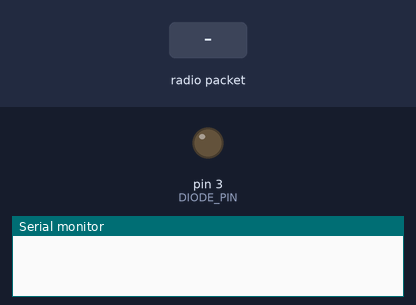
This sketch was run on a simulated Arduino Uno, built with avr-gcc and run on an emulated ATmega328P. On the bench: output pins drawn as LEDs (lit = HIGH), the last lines printed to the serial monitor. Inputs (shaded band) come from the test bench. No radio packets arrive unless stated.

Above: at 5.8 s.
5.9 s: radio packet "test" arrives
At 10.5 s:
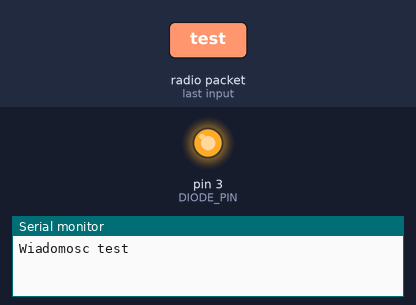
15.2 s: radio packet "1" arrives
Timing chart, 0 to 18.2 s (numbered marks = the images above; inputs shaded):
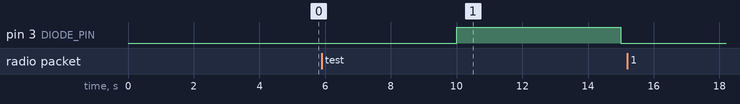

The sketch:

receiver.ino
```cpp
#include <VirtualWire.h>

#define listyResetPin 8   // 14 nóżka µC
#define listyLedPin 9     // 15 nóżka µC

#define DIODE_PIN 3

boolean noweListy = false;

void setup() {
    vw_set_ptt_inverted(true);
    vw_setup(2000);

    vw_rx_start();

    Serial.begin(9600);
    pinMode(DIODE_PIN, OUTPUT);
    // pinMode(listyResetPin, INPUT_PULLUP);
}

void loop() {
    digitalWrite(DIODE_PIN, LOW);

    uint8_t odebrano[VW_MAX_MESSAGE_LEN];
    uint8_t dlugosc = VW_MAX_MESSAGE_LEN;

    if(vw_get_message(odebrano, &dlugosc)) {
        String wiadomosc;
        int i;

        for(i = 0; i < dlugosc; i++) {wiadomosc += char(odebrano[i]);}

        if (wiadomosc == "test") {
            digitalWrite(DIODE_PIN, HIGH);
        }

        Serial.print("Wiadomosc " + wiadomosc);

        // if(wiadomosc == "listy") {noweListy = true;}
        // if(wiadomosc == "pusto") {noweListy = false;}
    }

    delay(5000);
    // if(digitalRead(listyResetPin)==LOW) {noweListy = false;}

    // if(noweListy == true) {digitalWrite(listyLedPin, HIGH);}
    // else                  {digitalWrite(listyLedPin, LOW);}
}
```

Measured:
- after the input at 5.9 s, pin 3 (DIODE_PIN): LOW → HIGH after 4.1 s, → LOW 5.0 s later
